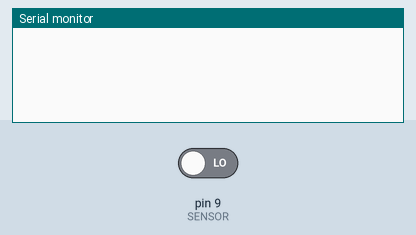
A sketch run on a simulated Arduino Leonardo, built with avr-gcc and run on an emulated ATmega32U4. Parts: the last lines printed to the serial monitor. Inputs (shaded band) come from the test bench; at power-on: pin 9 (SENSOR) LOW.

Above: at 1.2 s.
1.3 s: pin 9 (SENSOR) driven HIGH
At 2.0 s:
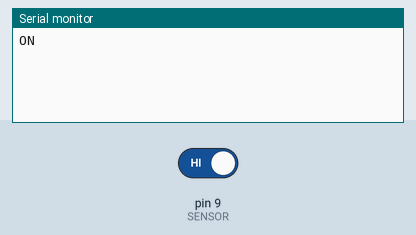
2.8 s: pin 9 (SENSOR) driven LOW
At 3.1 s:
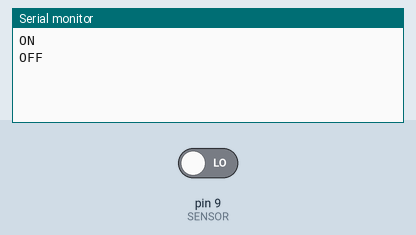

The sketch:

rwcl_test_01.ino
```cpp
#include <MIDIUSB.h>

#define SENSOR      9
#define DETECTED    1
#define UNDETECTED  0

int previous = 0;

void noteOn(byte channel, byte pitch, byte velocity) {
  midiEventPacket_t noteOn = {0x09, 0x90 | channel, pitch, velocity};
  MidiUSB.sendMIDI(noteOn);
  MidiUSB.flush();
}

void setup() {
  pinMode(SENSOR, INPUT);
  Serial.begin(115200);
}

void loop() {
  int val = digitalRead(SENSOR);

  if (val == DETECTED && previous == UNDETECTED) {
    noteOn(0, 60, 60);
    Serial.println("ON");
  }

  if (val == UNDETECTED && previous == DETECTED) {
    noteOn(0, 60, 0);
    Serial.println("OFF");
  }

  previous = val;
  //delay(100);
}
```

Measured:
- after the input at 1.3 s, the serial monitor: prints a new line at once (image 1)
- after the input at 2.8 s, the serial monitor: prints a new line at once (image 2)
